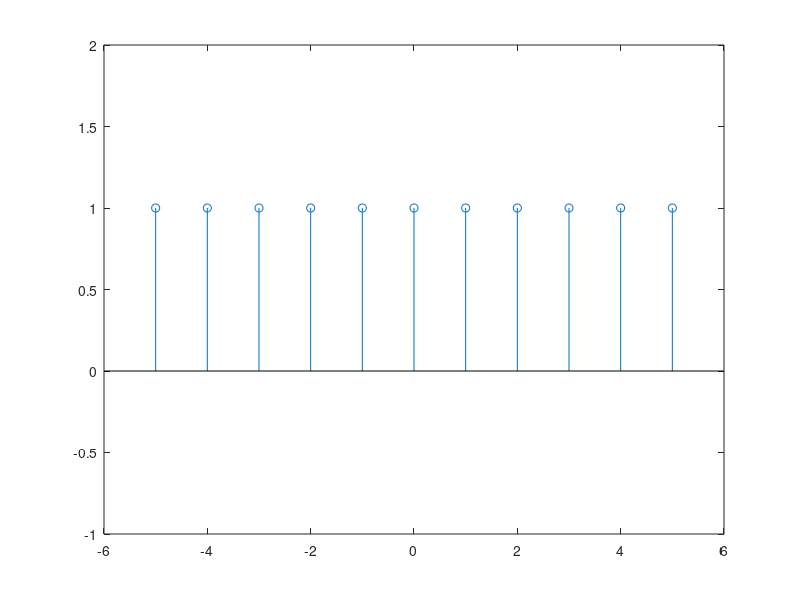

The MATLAB script that drew this image:
%The Rectangle Pulse of Discrete time signal.

%Reference:
%MathWorks: https://www.mathworks.com/matlabcentral/answers/72902-generating-discrete-time-rectangular-wave

clc;                        %Clears the command window and homes the cursor.
clear all;                  %Clear variables and functions from memory.
clf;                        %Clear current figure.


%Defining The Original Signal {x(n)}.

n=-5:5;                           %Defining x axis.
y=@(n) 1.*(n>=-5);                         %Ploting the graph. 
stem(n,y(n));
axis([-6 6 -1 2]);                  %AXIS([XMIN XMAX YMIN YMAX]) sets scaling for the x- and y-axes on the current plot.

